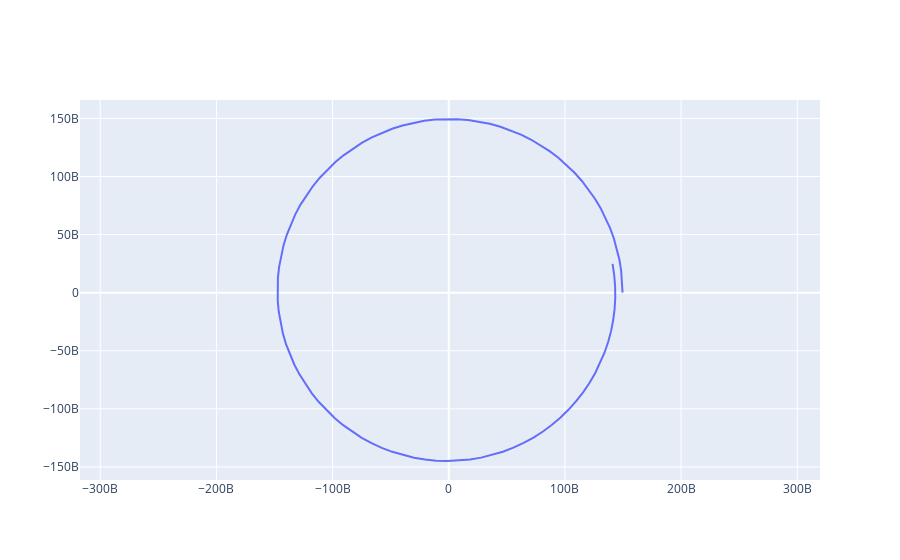

The notebook cell saved with this chart:
### Code cell
fig = go.Figure()

fig.add_trace(go.Scatter(
    x=soln_earth_sun.y[0, :],
    y=soln_earth_sun.y[1, :],
))

fig.update_layout(yaxis=dict(scaleanchor="x", scaleratio=1))
fig.show()
